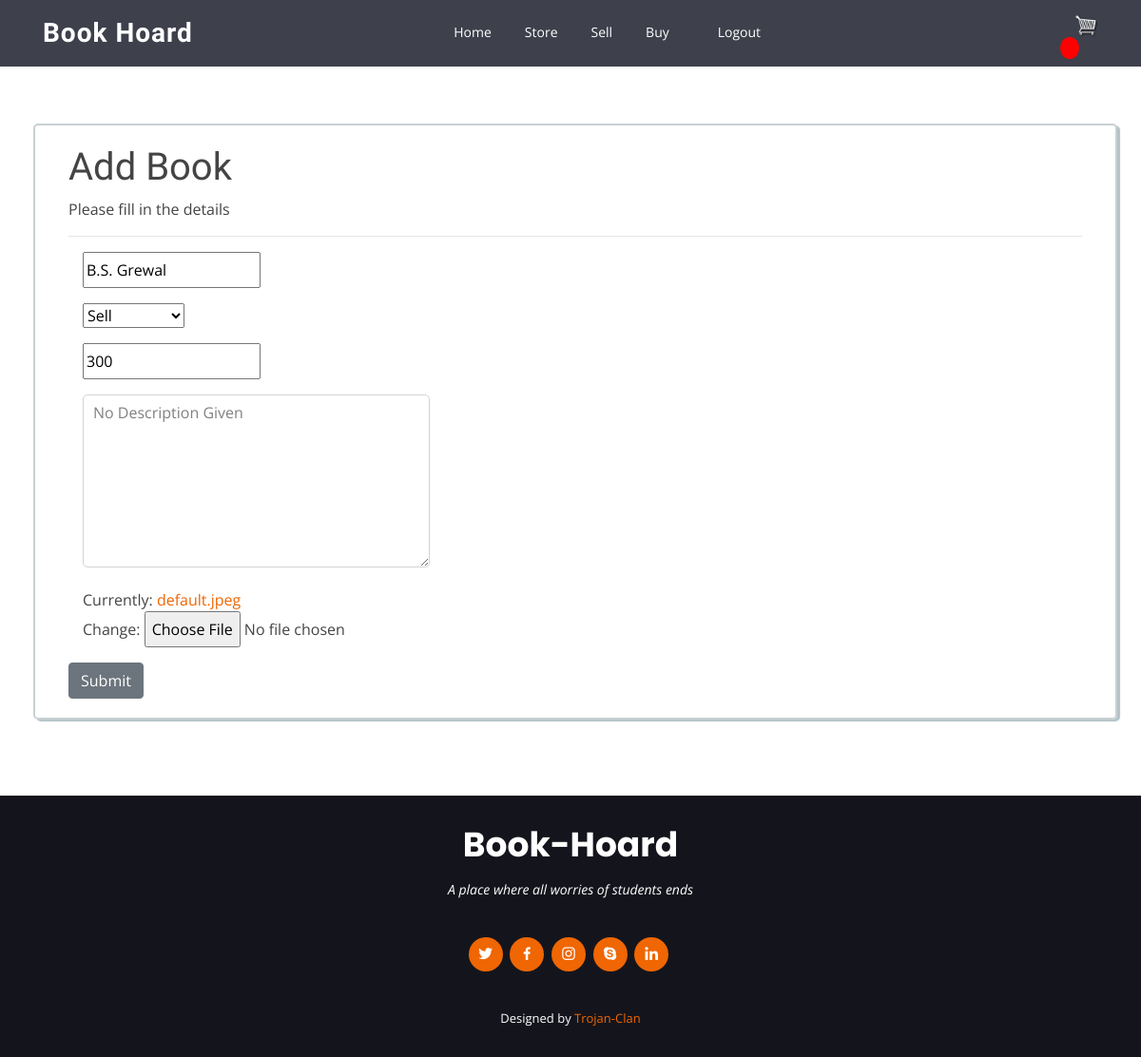
The page /product/1/update/ (signed in) on the database as committed earlier.
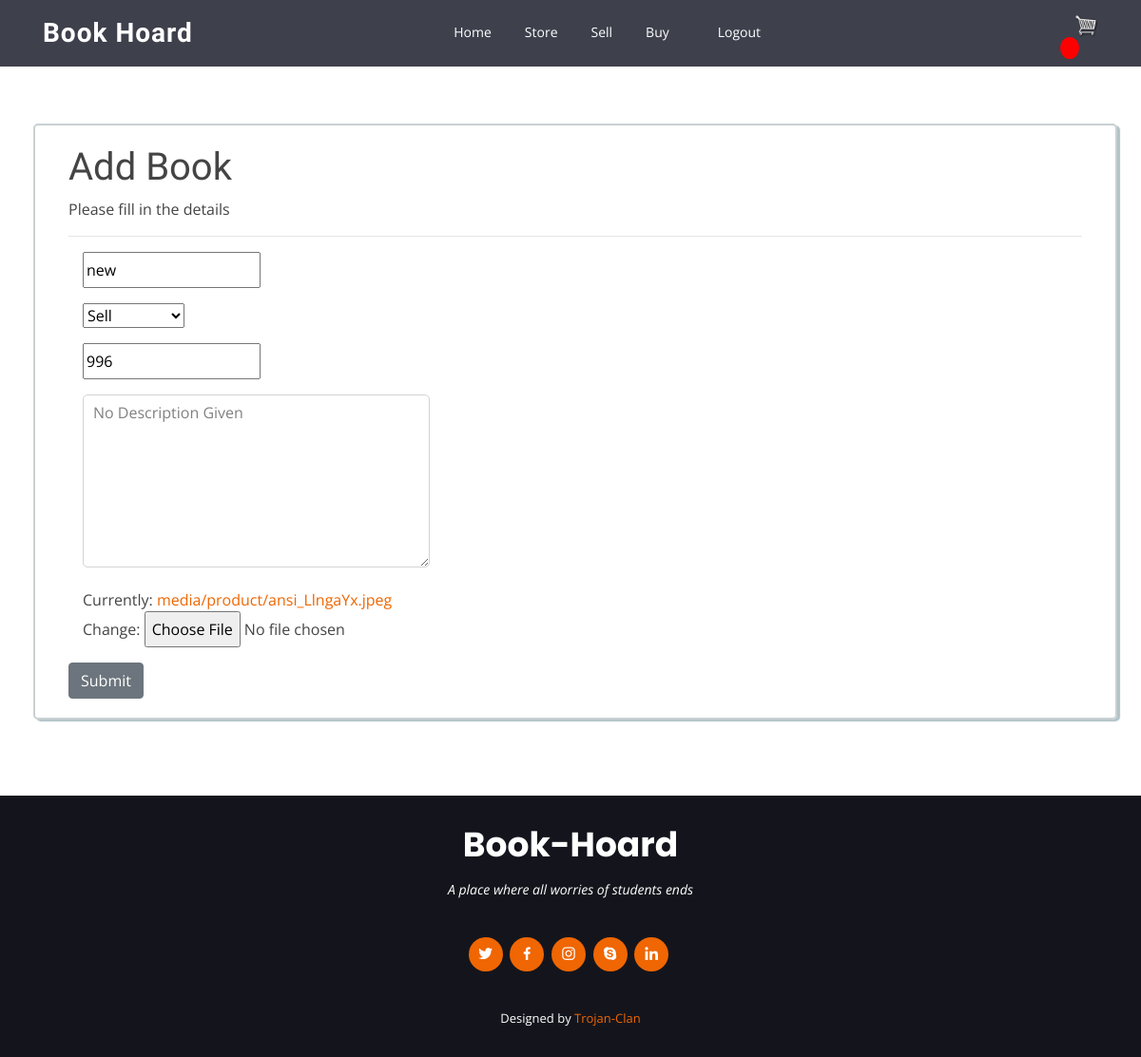
The same page on the database as committed later.
### hoard/models.py (models this page shows, shortened)
class Product(models.Model):
    TYPE = [
            ('Sell','Sell'),
            ('Rent','Rent'),
            ('Sell or Rent','Sell or Rent'),
    ]
    owner       = models.ForeignKey(Owner, on_delete=models.CASCADE)
    title       = models.CharField(max_length = 25)
    type        = models.CharField(max_length = 12, choices = TYPE, default = 'Sell')
    price       = models.IntegerField()
    description = models.TextField(default="No Description Given")
    image       = models.ImageField(default='default.jpeg', upload_to='media/product')

### hoard/views.py (the view, shortened to what this page needs)
# urls.py: path('product/<int:pk>/update/', views.ProductUpdateView.as_view(), name='product-update'),
class ProductUpdateView(LoginRequiredMixin, UserPassesTestMixin, UpdateView):
    model = Product
    fields = ['title','type', 'price','description', 'image']
    def test_func(self):
        product = self.get_object()
        if self.request.user.owner == product.owner:
            return True
        return False

### hoard/templates/hoard/product_form.html (shortened to what this page needs)
{% extends "hoard/main.html"%}
{% block content %}
<section id="portfolio-details" class="portfolio-details">
<div class="container form">
<form enctype="multipart/form-data" method="POST"">
  <div class="container">
    <h1>Add Book</h1>
    <p>Please fill in the details</p>
    <hr>
    <div class="container form-group">
      {{form.title}}
    </div>
    <div class="container form-group">
      {{form.type}}
    </div>
    <div class="container form-group">
      {{form.price}}
    </div>
    <div class="container form-group">
      {{form.description}}
    </div>
    <div class="container form-group">
      {{form.image}}
    </div>
  </div>
<div class="container">
  <button class="btn btn-secondary" type="submit">Submit</button>
</div>
</form>
</section>
{%endblock%}

Rows that differ between the two databases and show on the page:
changed Product "Sell": title "B.S. Grewal" → "new"; price "300" → "996"
Other text that changed with them:
text no longer shown: "Currently: default.jpeg Change:"
text now shown: "Currently: media/product/ansi_LlngaYx.jpeg Change:"
